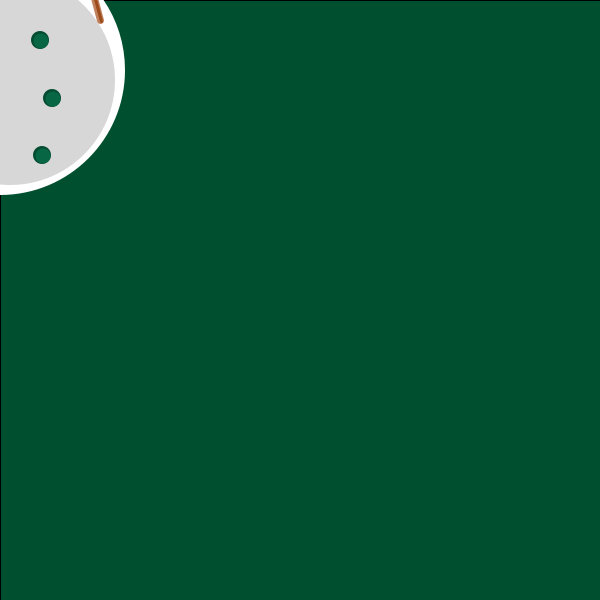
Frame 1 (no input)
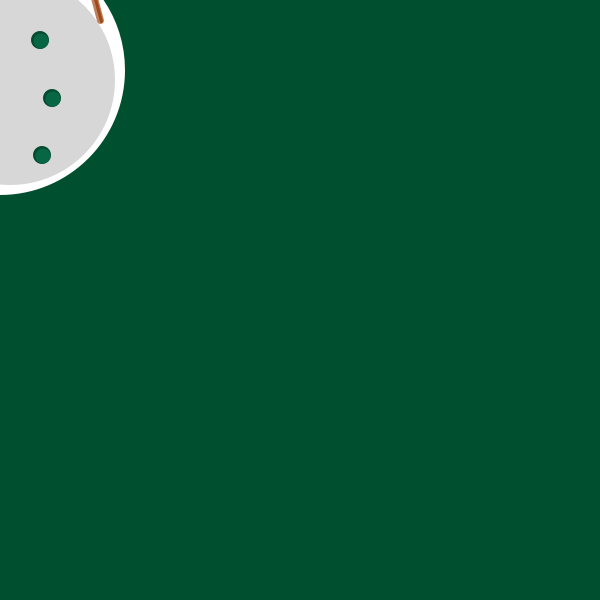
Frame 60 (the mouse pressed at the canvas centre just before this capture)
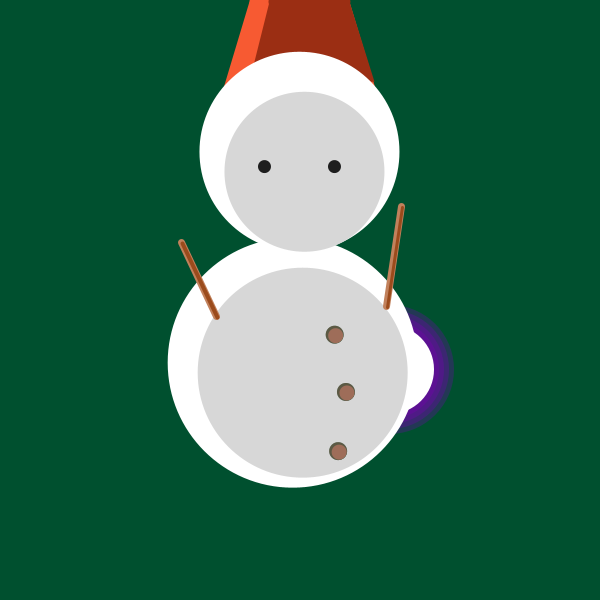
Frame 120 (the mouse held since frame 60 and released just before this capture)

The Processing sketch that drew these frames (run headless with seeded random() and noise(); from frame 60 on, the mouse is pressed at the canvas centre):

// Processing sketch: processing_164539
// ── processing_164539.pde

float x, y;

float x2, y2;

float x3, y3;

float x4, y4;

float x5, y5;

float x6, y6;

float x7, y7;

float x8, y8;

float x9, y9;

float x10, y10;

float easing = 0.06;

float easing2 = 0.05;

float easing3 = 0.07;

float easing4= 0.1;

float easing5 = 0.03;

float easing6 = 0.063;

float easing7 = 0.065;

float easing8 = 0.07;


void setup() {

  size(600, 600);

  background(30);
}

void draw() {



  fill(#00502F);
  rect(0, 0, width, height);  




  int aX = -300;

  int aY = -300;


  float targetX = mouseX;

  x = x + (targetX - x) * easing;

  float targetY = mouseY;

  y = y + (targetY - y) * easing;


  float targetX2 = mouseX;

  x2 = x2 + (targetX2 - x2) * easing2;

  float targetY2 = mouseY;

  y2 = y2 + (targetY2 - y2) * easing2;

  float targetX3 = mouseX;

  x3 = x3 + (targetX3 - x3) * easing3;

  float targetY3 = mouseY;

  y3 = y3 + (targetY3 - y3) * easing3;

  float targetX4 = mouseX;

  x4 = x4 + (targetX4 - x4) * easing4;

  float targetY4 = mouseY;

  y4 = y4 + (targetY4 - y4) * easing5;

  float targetX5 = mouseX;
  x5 = map(mouseX, 0, 600, x4-80, x4+80);
  x5 = x5 + (targetX5 - x5) * easing5;


  float targetY5 = mouseY;
  y5 = map(mouseY, 0, 600, y4-60, y4+60);
  y5 = y5 + (targetY5 - y5) * easing4;


  float targetX6 = mouseX;

  x6 = x6 + (targetX6 - x6) * easing6;

  float targetY6 = mouseY;

  y6 = y6 + (targetY6 - y6) * easing6;

  float targetX7 = mouseX;

  x7 = x7 + (targetX7 - x7) * easing7;

  float targetY7 = mouseY;

  y7 = y7 + (targetY7 - y7) * easing7;

  float targetX8 = mouseX;

  x8 = x8 + (targetX8 - x8) * easing8;

  float targetY8 = mouseY;

  y8 = y8 + (targetY8 - y8) * easing8;

  float targetX9 = mouseX;
  x9 = map(mouseX, 0, 600, x2-220, x2+40);
  x9 = x9 + (targetX9 - x9) * easing2;

  float targetY9 = mouseY;
  y9 = map(mouseX, 0, 600, y2-320, y2+320);
  y9 = y9 + (targetY9 - y9) * easing2;

  float targetX10 = mouseX;
  x10 = map(mouseX, 0, 600, x3-80, x3+220);
  x10 = x10 + (targetX10 - x10) * easing3;

  float targetY10 = mouseY;
  
  y10 = map(mouseY, 0, 600, y3-120, y4+220);
  y10 = y10 + (targetY10 - y10) * easing3;

  float a = random(20, 600);
  float b = random(50, 600);
  float c = random(0, 100);
  float d = random(0, 255);
  float e = random(0, 255); 
  float f = random(0, 255);
  color cl;

  color cl2;

  int blue = (int)random(0, 150);
  int yellow = (int)random(0, 150);
  int pink = (int)random(0, 1000);

  cl = color(pink, yellow, blue, 100);

  cl2 = color(pink, yellow, blue, 90);

  println(mouseX, mouseY);
  translate(-300, -300);

  if (mousePressed) {


    fill(d, e, f, 80);
    ellipse (a+300, b+300, c+40, c+40);

    fill(d, e, f, 85);
    ellipse (a+300, b+300, c+30, c+30);

    fill(d, e, f, 90);
    ellipse (a+300, b+300, c+20, c+20);

    fill(d, e, f, 95);
    ellipse (a+300, b+300, c+10, c+10);

    fill(255);
    ellipse (a+300, b+300, c, c);
  }


  //body
  fill(255);
  noStroke();
  ellipse(x+300, y+370, 250, 250);

  fill(215);
  noStroke();
  ellipse(x+310, y+380, 210, 210);


  //headgear
  fill(#F75A32);
  quad(x4+250, y4+50, x4+220, y4+150, x4+380, y4+150, x4+350, y4+50);
  fill(#F75A32);
  ellipse(x4+300, y4+50, 100, 40);
  fill(#9B2E13);
  quad(x4+270, y4+50, x4+250, y4+130, x4+375, y4+130, x4+350, y4+50);
  fill(#9B2E13);
  ellipse(x4+310, y4+50, 82, 30);

  //buttons
  fill(#034B31);
  noStroke();
  ellipse(x6+352, y6+398, 18, 18);
  fill(#076745);
  noStroke();
  ellipse(x6+353, y6+399, 15, 15);

  fill(#034B31);
  noStroke();
  ellipse(x7+340, y7+340, 18, 18);
  fill(#076745);
  noStroke();
  ellipse(x7+341, y7+341, 15, 15);

  fill(#034B31);
  noStroke();
  ellipse(x8+342, y8+455, 18, 18);
  fill(#076745);
  noStroke();
  ellipse(x8+343, y8+456, 15, 15);
  
  


  if (mousePressed) {
    //buttons
    fill(cl2);
    noStroke();
    ellipse(x6+352, y6+398, 18, 18);
    fill(cl);
    noStroke();
    ellipse(x6+353, y6+399, 15, 15);

    fill(cl2);
    noStroke();
    ellipse(x7+340, y7+340, 18, 18);
    fill(cl);
    noStroke();
    ellipse(x7+341, y7+341, 15, 15);

    fill(cl2);
    noStroke();
    ellipse(x8+342, y8+455, 18, 18);
    fill(cl);
    noStroke();
    ellipse(x8+343, y8+456, 15, 15);
  }

  //head
  fill(255);
  noStroke();
  ellipse(x4+300, y4+200, 200, 200);

  fill(215);
  noStroke();
  ellipse(x4+305, y4+220, 160, 160);


  //eyes
  fill(30);
  noStroke();
  ellipse(x5+265, y5+210, 13, 13);

  fill(30);
  noStroke();
  ellipse(x5+335, y5+210, 13, 13);
  
   //right arm
  strokeWeight(7);
  stroke(#C1815C); 
  strokeCap(ROUND);
  line(x9+500, y9+220, x2+400, y2+320);

  strokeWeight(3);
  stroke(#9B4B1C); 
  strokeCap(ROUND);
  line(x9+501, y9+221, x2+401, y2+321);


  //left arm
  strokeWeight(7);
  stroke(#C1815C); 
  strokeCap(ROUND);
  line(x10+120, y10+220, x3+220, y3+320);

  strokeWeight(4);
  stroke(#9B4B1C); 
  strokeCap(ROUND);
  line(x10+121, y10+221, x3+221, y3+321);
  noStroke();
}
